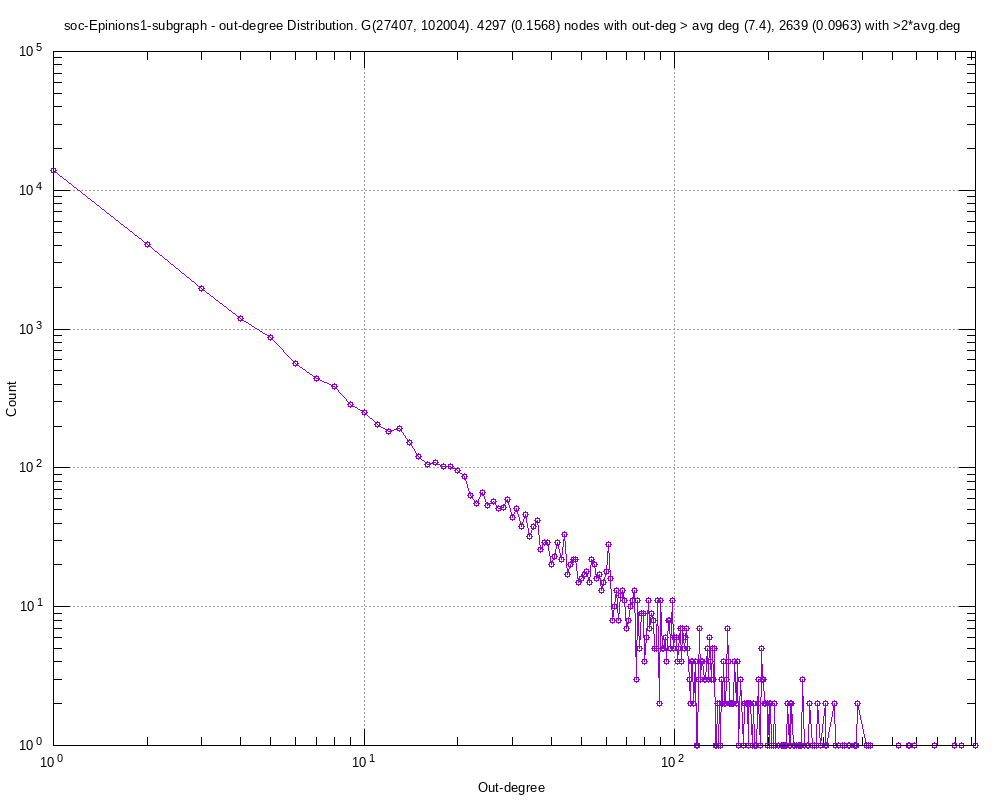

The script that saved this image:
#
# soc-Epinions1-subgraph - out-degree Distribution. G(27407, 102004). 4297 (0.1568) nodes with out-deg > avg deg (7.4), 2639 (0.0963) with >2*avg.deg (Sat Sep  7 23:44:58 2019)
#

set title "soc-Epinions1-subgraph - out-degree Distribution. G(27407, 102004). 4297 (0.1568) nodes with out-deg > avg deg (7.4), 2639 (0.0963) with >2*avg.deg"
set key bottom right
set logscale xy 10
set format x "10^{%L}"
set mxtics 10
set format y "10^{%L}"
set mytics 10
set grid
set xlabel "Out-degree"
set ylabel "Count"
set tics scale 2
set terminal png font arial 10 size 1000,800
set output 'outDeg.soc-Epinions1-subgraph.png'
plot 	"outDeg.soc-Epinions1-subgraph.tab" using 1:2 title "" with linespoints pt 6
